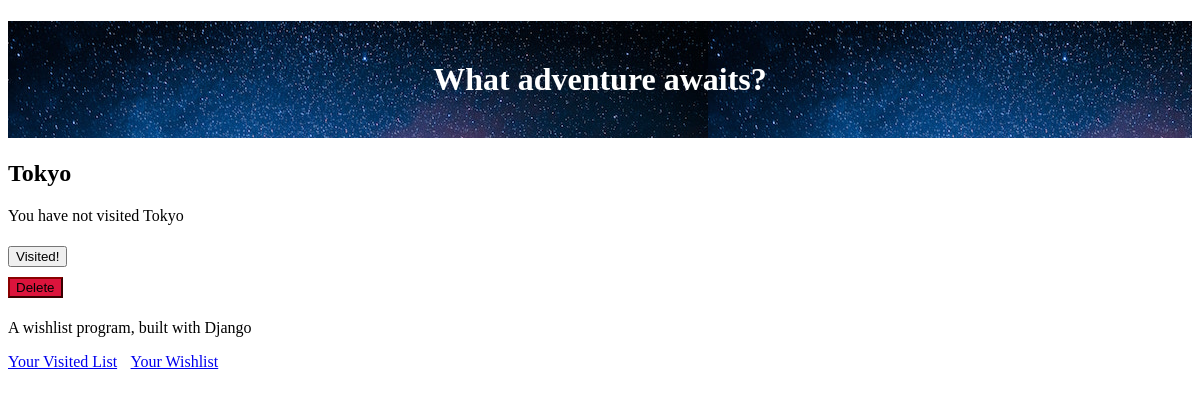
The page /place/14 (signed in) on the database as committed earlier.
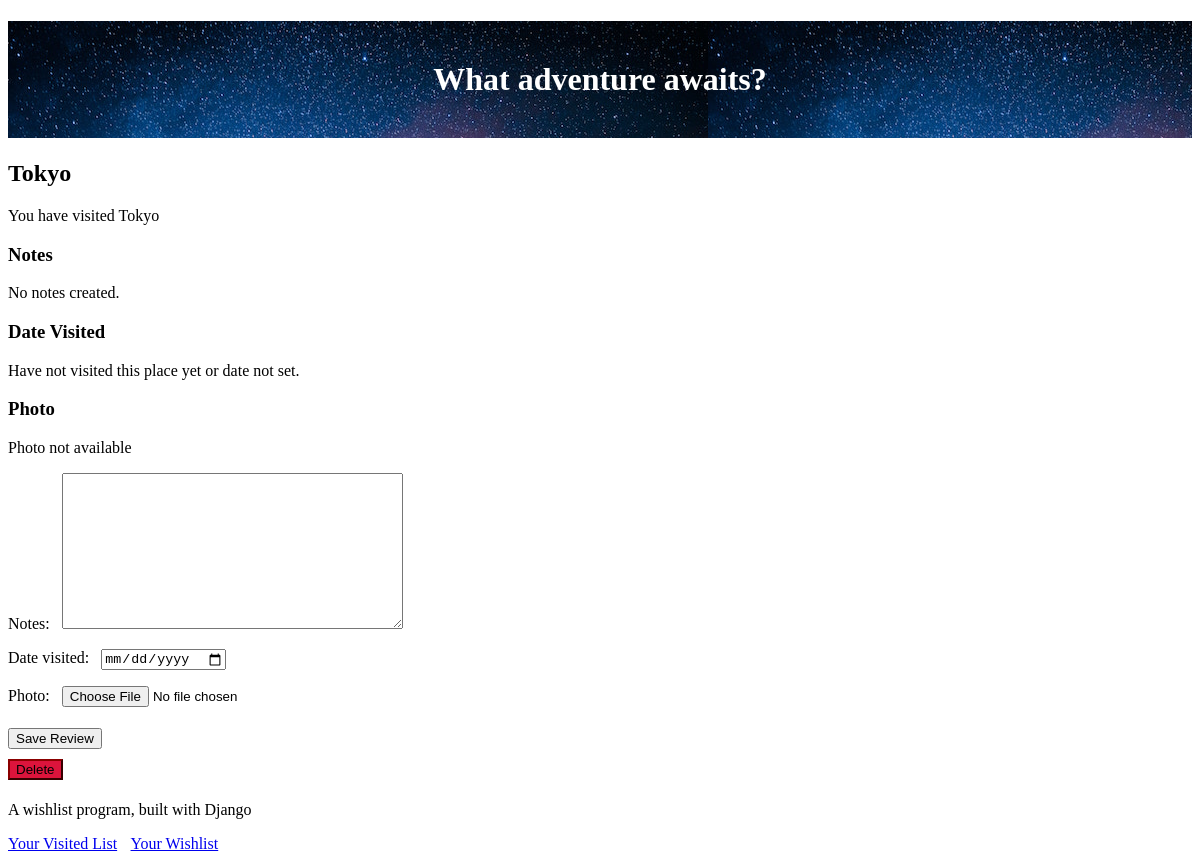
The same page on the database as committed later.
### travel_wishlist/models.py (models this page shows, shortened)
class Place(models.Model):
    user = models.ForeignKey('auth.User', null=False, on_delete=models.CASCADE)
    name = models.CharField(max_length=200)#Max length of title
    visited = models.BooleanField(default=False)#True/False field
    notes = models.TextField(blank=True, null=True)
    date_visited = models.DateField(blank=True, null=True)
    photo = models.ImageField(upload_to='user_images/', blank=True, null=True)

### travel_wishlist/views.py (the view)
# urls.py: path('place/<int:place_id>', views.place_details, name='place_details'),# creates url for each individual place in the users list
@login_required
def place_details(request, place_id):
    message = messages
    place = get_object_or_404(Place, id=place_id)
    if place.user != request.user:
        return HttpResponseForbidden()
    if request.method == 'POST':
        form = TripReviewForm(request.POST, request.FILES, instance=place)
        if form.is_valid():
            form.save()
            message.info(request, 'Trip information updated')
        else:
            message.error(request, form.errors)
        return redirect('place_details', place_id=place_id)
    else:
        if place.visited:
            review_form = TripReviewForm(instance=place)
            return render(request, 'travel_wishlist/place_detail.html', {'place':place, 'review_form':review_form })
        else:
            return render(request, 'travel_wishlist/place_detail.html', {'place':place})

### travel_wishlist/forms.py
class TripReviewForm(forms.ModelForm):
    class Meta:
        model = Place
        fields = ('notes', 'date_visited', 'photo')
        widgets = {
            'date_visited': DateInput()
        }

### travel_wishlist/templates/travel_wishlist/place_detail.html (shortened to what this page needs)
{% extends 'travel_wishlist/base.html' %}
{% load static %}
{% block content %}
<h2>{{ place.name }}</h2>
{% if place.visited %}
    <p>You have visited {{ place.name }}</p>
    <h3>Notes</h3>
    <p>{{ place.notes | default:"No notes created."}}</p>
    <h3>Date Visited</h3>
    <p>{{ place.date_visited | default:"Have not visited this place yet or date not set."}}</p>
    <h3>Photo</h3>
    {% if place.photo %}
        <img src="{{ place.photo.url }}">
    {% else %}
        <p>Photo not available</p>
    {% endif %}
    <form action="{% url 'place_details' place.id %}" method="POST" enctype="multipart/form-data">
        {{review_form.as_p}}
        <button type="submit">Save Review</button>
    </form>
{% else %}
    <p>You have not visited {{ place.name }}</p>
    <form action="{% url 'place_was_visited' place.id %}" method="POST">
        <button type="submit" class="visited">Visited!</button>
    </form>
{% endif %}
<form action="{% url 'delete_place' place.id %}" method="POST">
    <button type="submit" class="delete">Delete</button>
</form>
{% endblock %}

Rows that differ between the two databases and show on the page:
changed Place "Tokyo": visited False → True (drawn); notes (not shown) → "No notes created."; date_visited (not shown) → "Have not visited this place yet or date not set."
Other text that changed with them:
text no longer shown: "You have not visited Visited!"
text now shown: "You have visited Notes Date Visited Photo Photo not available Notes: Date visited: Photo: Save Review"
